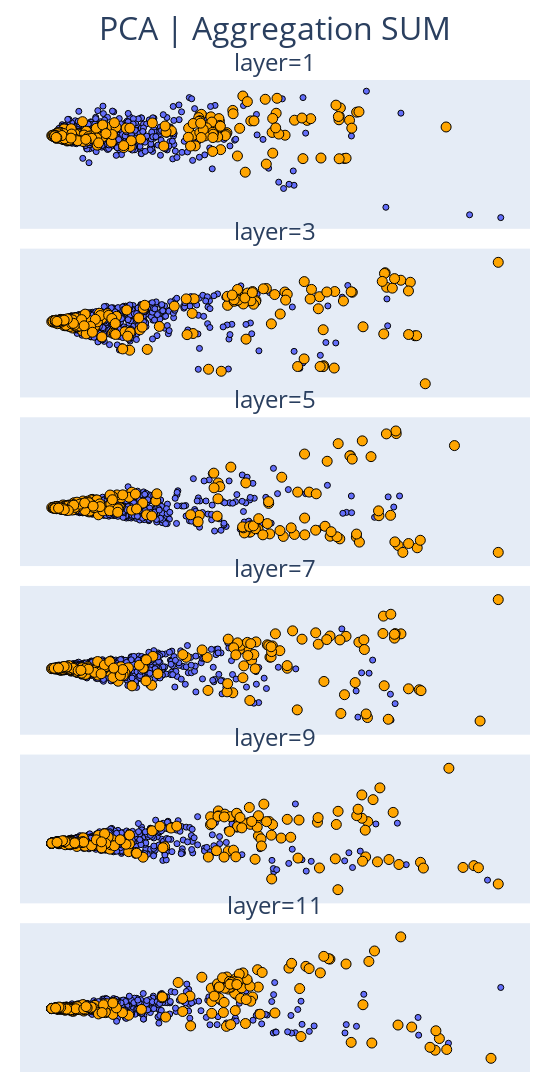

Source (notebook cell):
### Code cell
# 2) Configure and launch the multi-embedding visualiser:

# ---------------- EXAMPLE USAGE (not notebook-only) -------------
fig = visualise_runs_column(
    embedding_type  = "sum", # "max", "sum", "avg"
    plot_type       = "pca",
    experiment_names= [
        "conf-0.5_layers-0_IsolationForest_contamination-0.01_n_estimators-500",
        "conf-0.5_layers-2_IsolationForest_contamination-0.01_n_estimators-500",
        "conf-0.5_layers-4_IsolationForest_contamination-0.01_n_estimators-500",
        "conf-0.5_layers-6_IsolationForest_contamination-0.01_n_estimators-500",
        "conf-0.5_layers-8_IsolationForest_contamination-0.01_n_estimators-500",
        "conf-0.5_layers-10_IsolationForest_contamination-0.01_n_estimators-500",
                       ],
    row_titles=[
        'layer=1',
        'layer=3',
        'layer=5',
        'layer=7',
        'layer=9',
        'layer=11',
    ],
    vertical_spacing=0.02,
    horizontal_spacing=0,
    subplot_height=350,
    subplot_width=550,
    sampling_value=0.25,
    title='',
    title_font_size = 32,      # ← new argument
    row_title_font_size = 24,  # ← new argument
)
fig.show()

### Figure 1 — Plotly figure (JSON) as saved in the notebook; plotly's stock layout.template omitted (floating-point values rounded to 4 significant figures; data arrays with more than 128 entries replaced by an {"elided": "..."} marker saying what was removed)
{"data": [{"marker": {"color": "#636EFA", "line": {"color": "black", "width": 1}, "size": 6}, "mode": "markers", "showlegend": false, "text": {"elided": "5107 str values"}, "type": "scatter", "x": {"elided": "5107 float values"}, "xaxis": "x", "y": {"elided": "5107 float values"}, "yaxis": "y"}, {"marker": {"color": "orange", "line": {"color": "black", "width": 1}, "size": 10}, "mode": "markers", "showlegend": false, "text": {"elided": "207 str values"}, "type": "scatter", "x": {"elided": "207 float values"}, "xaxis": "x", "y": {"elided": "207 float values"}, "yaxis": "y"}, {"marker": {"color": "#636EFA", "line": {"color": "black", "width": 1}, "size": 6}, "mode": "markers", "showlegend": false, "text": {"elided": "5107 str values"}, "type": "scatter", "x": {"elided": "5107 float values"}, "xaxis": "x2", "y": {"elided": "5107 float values"}, "yaxis": "y2"}, {"marker": {"color": "orange", "line": {"color": "black", "width": 1}, "size": 10}, "mode": "markers", "showlegend": false, "text": {"elided": "207 str values"}, "type": "scatter", "x": {"elided": "207 float values"}, "xaxis": "x2", "y": {"elided": "207 float values"}, "yaxis": "y2"}, {"marker": {"color": "#636EFA", "line": {"color": "black", "width": 1}, "size": 6}, "mode": "markers", "showlegend": false, "text": {"elided": "5107 str values"}, "type": "scatter", "x": {"elided": "5107 float values"}, "xaxis": "x3", "y": {"elided": "5107 float values"}, "yaxis": "y3"}, {"marker": {"color": "orange", "line": {"color": "black", "width": 1}, "size": 10}, "mode": "markers", "showlegend": false, "text": {"elided": "207 str values"}, "type": "scatter", "x": {"elided": "207 float values"}, "xaxis": "x3", "y": {"elided": "207 float values"}, "yaxis": "y3"}, {"marker": {"color": "#636EFA", "line": {"color": "black", "width": 1}, "size": 6}, "mode": "markers", "showlegend": false, "text": {"elided": "5107 str values"}, "type": "scatter", "x": {"elided": "5107 float values"}, "xaxis": "x4", "y": {"elided": "5107 float values"}, "yaxis": "y4"}, {"marker": {"color": "orange", "line": {"color": "black", "width": 1}, "size": 10}, "mode": "markers", "showlegend": false, "text": {"elided": "207 str values"}, "type": "scatter", "x": {"elided": "207 float values"}, "xaxis": "x4", "y": {"elided": "207 float values"}, "yaxis": "y4"}, {"marker": {"color": "#636EFA", "line": {"color": "black", "width": 1}, "size": 6}, "mode": "markers", "showlegend": false, "text": {"elided": "5107 str values"}, "type": "scatter", "x": {"elided": "5107 float values"}, "xaxis": "x5", "y": {"elided": "5107 float values"}, "yaxis": "y5"}, {"marker": {"color": "orange", "line": {"color": "black", "width": 1}, "size": 10}, "mode": "markers", "showlegend": false, "text": {"elided": "207 str values"}, "type": "scatter", "x": {"elided": "207 float values"}, "xaxis": "x5", "y": {"elided": "207 float values"}, "yaxis": "y5"}, {"marker": {"color": "#636EFA", "line": {"color": "black", "width": 1}, "size": 6}, "mode": "markers", "showlegend": false, "text": {"elided": "5107 str values"}, "type": "scatter", "x": {"elided": "5107 float values"}, "xaxis": "x6", "y": {"elided": "5107 float values"}, "yaxis": "y6"}, {"marker": {"color": "orange", "line": {"color": "black", "width": 1}, "size": 10}, "mode": "markers", "showlegend": false, "text": {"elided": "207 str values"}, "type": "scatter", "x": {"elided": "207 float values"}, "xaxis": "x6", "y": {"elided": "207 float values"}, "yaxis": "y6"}], "layout": {"annotations": [{"font": {"size": 24}, "showarrow": false, "text": "layer=1", "x": 0.5, "xanchor": "center", "xref": "paper", "y": 1, "yanchor": "bottom", "yref": "paper"}, {"font": {"size": 24}, "showarrow": false, "text": "layer=3", "x": 0.5, "xanchor": "center", "xref": "paper", "y": 0.83, "yanchor": "bottom", "yref": "paper"}, {"font": {"size": 24}, "showarrow": false, "text": "layer=5", "x": 0.5, "xanchor": "center", "xref": "paper", "y": 0.66, "yanchor": "bottom", "yref": "paper"}, {"font": {"size": 24}, "showarrow": false, "text": "layer=7", "x": 0.5, "xanchor": "center", "xref": "paper", "y": 0.49, "yanchor": "bottom", "yref": "paper"}, {"font": {"size": 24}, "showarrow": false, "text": "layer=9", "x": 0.5, "xanchor": "center", "xref": "paper", "y": 0.32, "yanchor": "bottom", "yref": "paper"}, {"font": {"size": 24}, "showarrow": false, "text": "layer=11", "x": 0.5, "xanchor": "center", "xref": "paper", "y": 0.15, "yanchor": "bottom", "yref": "paper"}], "height": 2100, "hovermode": "closest", "margin": {"b": 20, "l": 20, "r": 20, "t": 80}, "title": {"font": {"size": 32}, "text": "PCA | Aggregation SUM", "x": 0.5, "xanchor": "center"}, "width": 550, "xaxis": {"anchor": "y", "domain": [0, 1], "visible": false}, "xaxis2": {"anchor": "y2", "domain": [0, 1], "visible": false}, "xaxis3": {"anchor": "y3", "domain": [0, 1], "visible": false}, "xaxis4": {"anchor": "y4", "domain": [0, 1], "visible": false}, "xaxis5": {"anchor": "y5", "domain": [0, 1], "visible": false}, "xaxis6": {"anchor": "y6", "domain": [0, 1], "visible": false}, "yaxis": {"anchor": "x", "domain": [0.85, 1], "visible": false}, "yaxis2": {"anchor": "x2", "domain": [0.68, 0.83], "visible": false}, "yaxis3": {"anchor": "x3", "domain": [0.51, 0.66], "visible": false}, "yaxis4": {"anchor": "x4", "domain": [0.34, 0.49], "visible": false}, "yaxis5": {"anchor": "x5", "domain": [0.17, 0.32], "visible": false}, "yaxis6": {"anchor": "x6", "domain": [0, 0.15], "visible": false}}}
